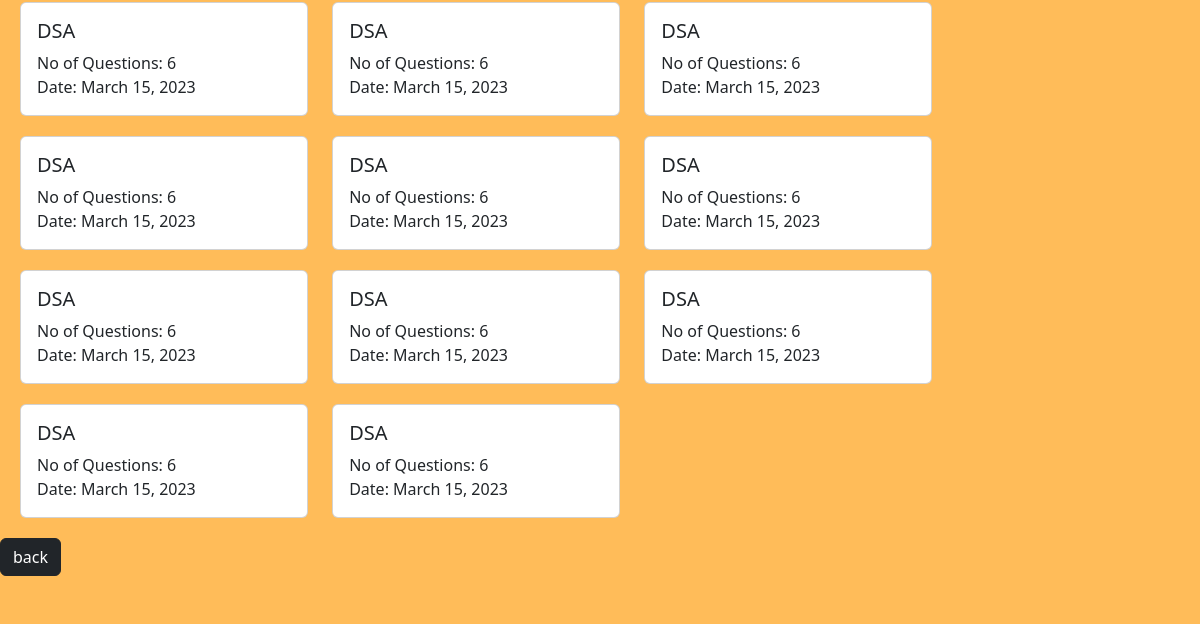
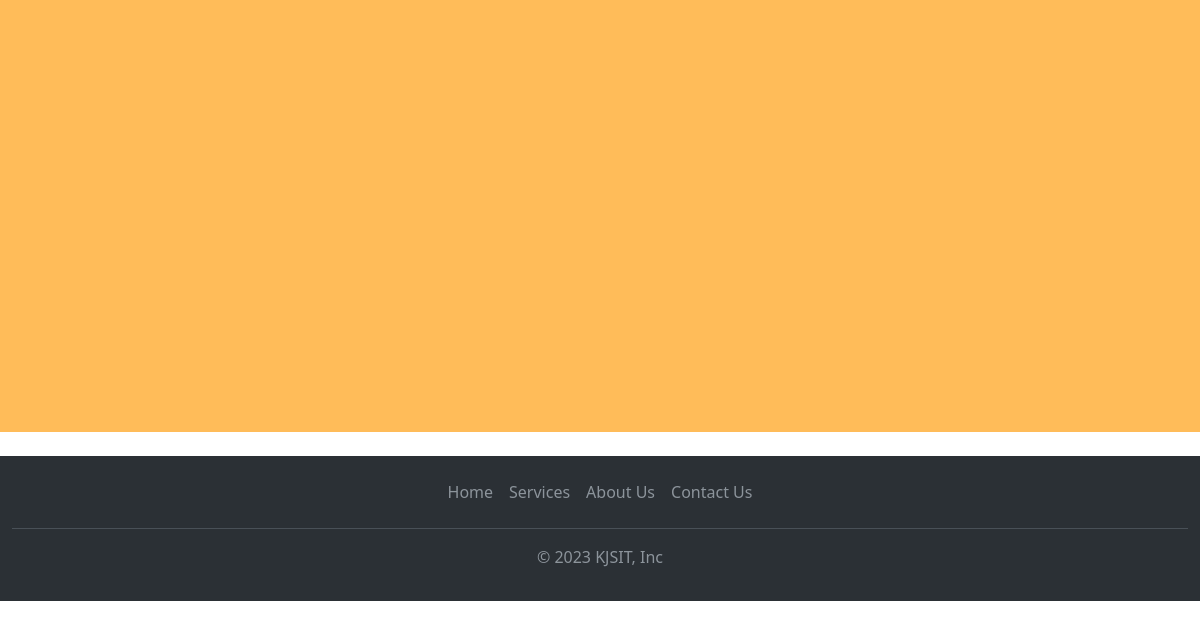
Before: /schedule (signed in, lower part) with the older database file (2 pictures, top to bottom).
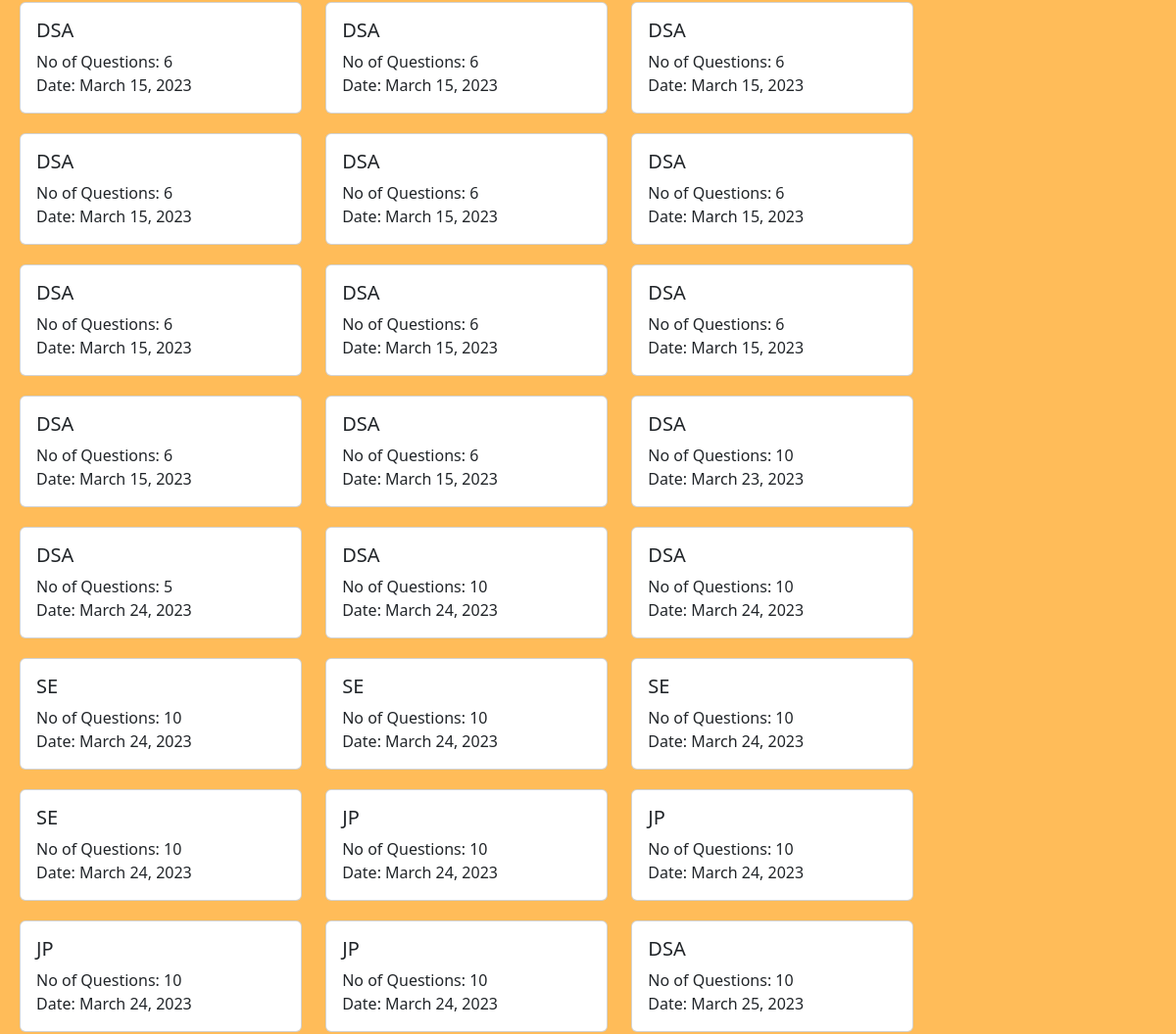
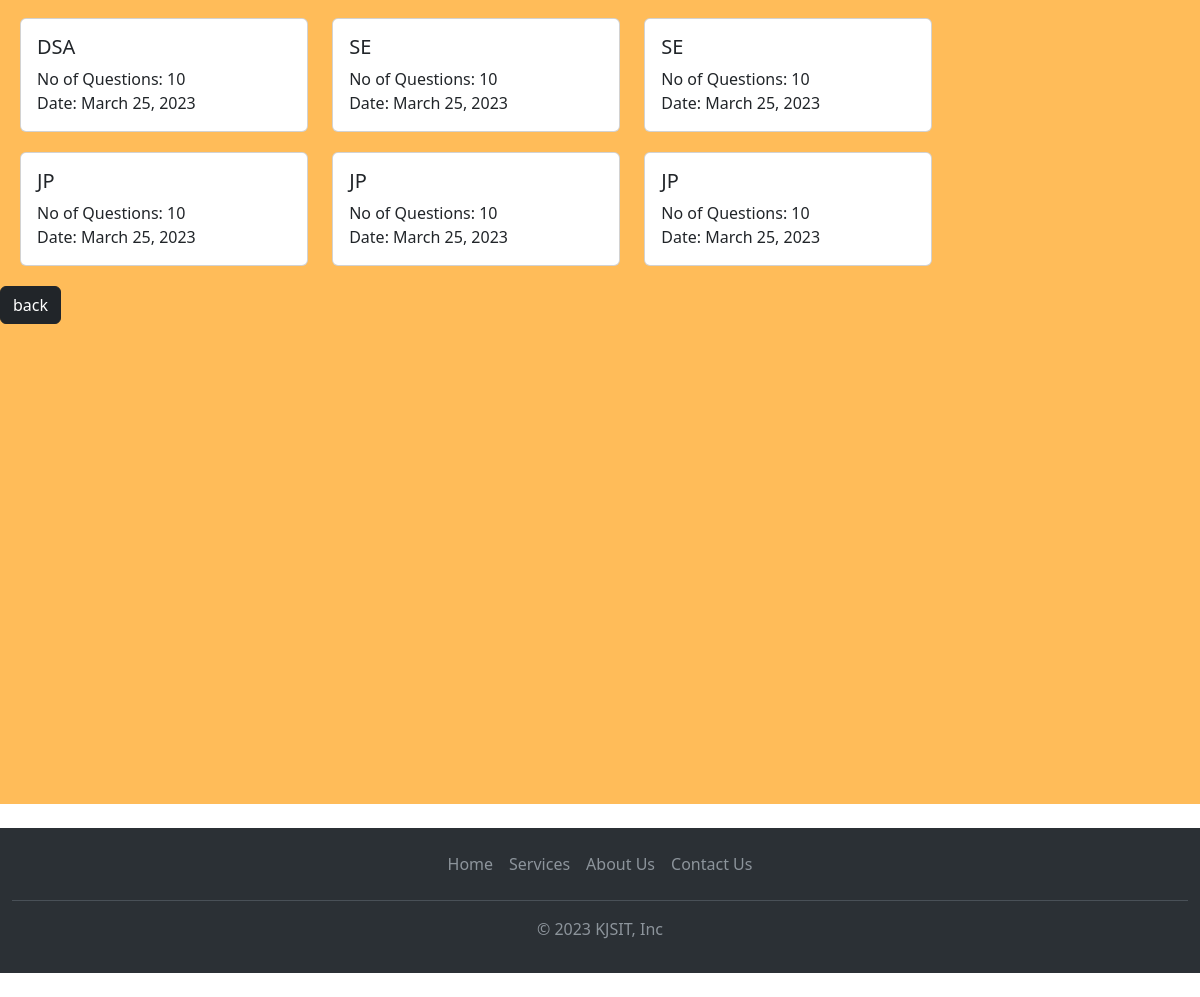
After: the same page with the newer database file (2 pictures, top to bottom).
### home/models.py (models this page shows)
class test(models.Model):
    subject=models.CharField(max_length=100)
    qno=models.IntegerField()
    datee=models.DateField()

### home/views.py (the view)
# urls.py: path('schedule',views.schedule, name='schedule'),
@login_required(login_url='loginstudent')
def schedule(request):
    data = test.objects.all()
    print(data)
    return render(request, 'student/schedule.html',{'data':data})

### templates/student/schedule.html (shortened to what this page needs)
{%extends 'student/baseDash.html' %}
{%block cssfile%}<link rel="stylesheet" href="/static/css/student/sched.css">{%endblock cssfile%}
{%block body%}
<section id="schedule">
        <div class="itemsss" style="margin:10px; display:inline-block;">
            {%for i in data%}
            <div class="" style="margin:10px; display:inline-block;">
                <div class="card" style="width: 18rem;" >
                    <div class="card-body">
                      <h5 class="card-title">{{i.subject}}</h5>
                      <p class="card-text">No of Questions: {{i.qno}}<br>Date: {{i.datee}}</p>
                    </div>
                  </div>
                </div>
            {%endfor%}
        </div>
        <div>
        <a class="btn btn-dark" href="/student2">back</a>
        </div>
        <br>
        <br>
        <br>
        <br>
        <br>
        <br>
        <br>
        <br>
        <br>
        <br>
        <br>
        <br>
        <br>
        <br>
        <br>
        <br>
        <br>
        <br>
        <br>
        <br>
      </section>
{%endblock body%}

Changed rows visible on the page:
added test: subject "DSA", qno "10", datee "March 23, 2023"
added test: subject "DSA", qno "5", datee "March 24, 2023"
added test: subject "DSA", qno "10", datee "March 24, 2023"
added test: subject "DSA", qno "10", datee "March 24, 2023"
added test: subject "SE", qno "10", datee "March 24, 2023"
added test: subject "SE", qno "10", datee "March 24, 2023"
added test: subject "SE", qno "10", datee "March 24, 2023"
added test: subject "SE", qno "10", datee "March 24, 2023"
added test: subject "JP", qno "10", datee "March 24, 2023"
added test: subject "JP", qno "10", datee "March 24, 2023"
added test: subject "JP", qno "10", datee "March 24, 2023"
added test: subject "JP", qno "10", datee "March 24, 2023"
added test: subject "DSA", qno "10", datee "March 25, 2023"
added test: subject "DSA", qno "10", datee "March 25, 2023"
added test: subject "SE", qno "10", datee "March 25, 2023"
added test: subject "SE", qno "10", datee "March 25, 2023"
added test: subject "JP", qno "10", datee "March 25, 2023"
added test: subject "JP", qno "10", datee "March 25, 2023"
added test: subject "JP", qno "10", datee "March 25, 2023"
